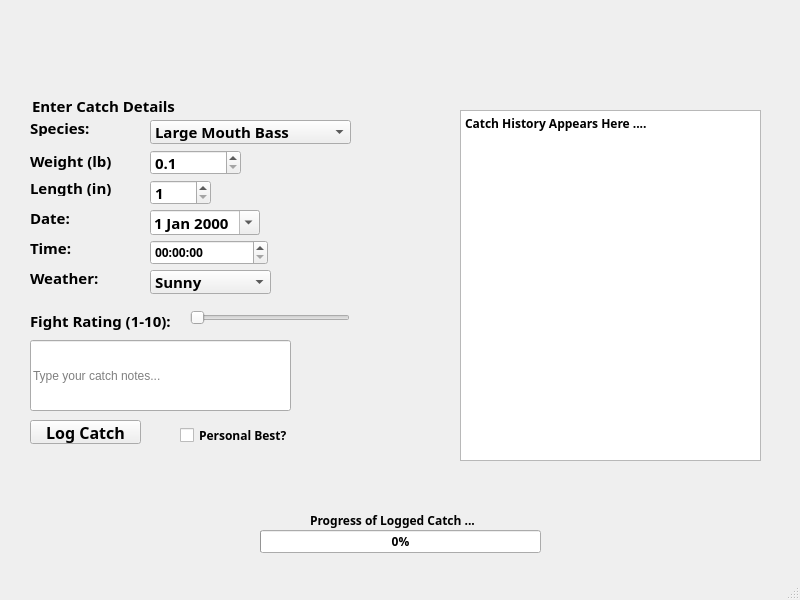
<?xml version="1.0" encoding="UTF-8"?>
<ui version="4.0">
 <class>MainWindow</class>
 <widget class="QMainWindow" name="MainWindow">
  <property name="geometry">
   <rect>
    <x>0</x>
    <y>0</y>
    <width>800</width>
    <height>600</height>
   </rect>
  </property>
  <property name="windowTitle">
   <string>Catch Keeper - Fishing Log</string>
  </property>
  <widget class="QWidget" name="centralwidget">
   <widget class="QLineEdit" name="lineEdit">
    <property name="geometry">
     <rect>
      <x>30</x>
      <y>340</y>
      <width>261</width>
      <height>71</height>
     </rect>
    </property>
    <property name="placeholderText">
     <string>Type your catch notes...</string>
    </property>
   </widget>
   <widget class="QPushButton" name="pushButton">
    <property name="geometry">
     <rect>
      <x>30</x>
      <y>420</y>
      <width>111</width>
      <height>24</height>
     </rect>
    </property>
    <property name="font">
     <font>
      <family>Arial Rounded MT</family>
      <pointsize>12</pointsize>
      <bold>true</bold>
     </font>
    </property>
    <property name="text">
     <string>Log Catch</string>
    </property>
   </widget>
   <widget class="QLabel" name="label">
    <property name="geometry">
     <rect>
      <x>30</x>
      <y>90</y>
      <width>231</width>
      <height>31</height>
     </rect>
    </property>
    <property name="font">
     <font>
      <family>Arial Rounded MT</family>
      <pointsize>11</pointsize>
      <bold>true</bold>
     </font>
    </property>
    <property name="text">
     <string>Enter Catch Details</string>
    </property>
    <property name="wordWrap">
     <bool>true</bool>
    </property>
    <property name="margin">
     <number>2</number>
    </property>
    <property name="indent">
     <number>2</number>
    </property>
   </widget>
   <widget class="QComboBox" name="comboSpecies">
    <property name="geometry">
     <rect>
      <x>150</x>
      <y>120</y>
      <width>201</width>
      <height>24</height>
     </rect>
    </property>
    <property name="font">
     <font>
      <family>Arial Rounded MT</family>
      <pointsize>11</pointsize>
      <bold>true</bold>
     </font>
    </property>
    <item>
     <property name="text">
      <string>Large Mouth Bass</string>
     </property>
    </item>
    <item>
     <property name="text">
      <string>Small Mouth Bass</string>
     </property>
    </item>
    <item>
     <property name="text">
      <string>White Bass</string>
     </property>
    </item>
    <item>
     <property name="text">
      <string>Bluegill</string>
     </property>
    </item>
    <item>
     <property name="text">
      <string>Sunfish</string>
     </property>
    </item>
    <item>
     <property name="text">
      <string>Yellow Perch</string>
     </property>
    </item>
    <item>
     <property name="text">
      <string>Walleye</string>
     </property>
    </item>
    <item>
     <property name="text">
      <string>Channel Catfish</string>
     </property>
    </item>
    <item>
     <property name="text">
      <string>Blue Catfish</string>
     </property>
    </item>
    <item>
     <property name="text">
      <string>Flathead Catfish</string>
     </property>
    </item>
    <item>
     <property name="text">
      <string>Northern Pike</string>
     </property>
    </item>
    <item>
     <property name="text">
      <string>Musky</string>
     </property>
    </item>
    <item>
     <property name="text">
      <string>Rainbow Trout</string>
     </property>
    </item>
    <item>
     <property name="text">
      <string>Steelhead</string>
     </property>
    </item>
   </widget>
   <widget class="QLabel" name="label_2">
    <property name="geometry">
     <rect>
      <x>30</x>
      <y>120</y>
      <width>71</width>
      <height>16</height>
     </rect>
    </property>
    <property name="font">
     <font>
      <family>Arial Rounded MT</family>
      <pointsize>11</pointsize>
      <bold>true</bold>
     </font>
    </property>
    <property name="text">
     <string>Species:</string>
    </property>
   </widget>
   <widget class="QLabel" name="label_3">
    <property name="geometry">
     <rect>
      <x>30</x>
      <y>150</y>
      <width>81</width>
      <height>21</height>
     </rect>
    </property>
    <property name="font">
     <font>
      <family>Arial Rounded MT</family>
      <pointsize>11</pointsize>
      <bold>true</bold>
     </font>
    </property>
    <property name="text">
     <string>Weight (lb):</string>
    </property>
   </widget>
   <widget class="QDoubleSpinBox" name="spinWeight">
    <property name="geometry">
     <rect>
      <x>150</x>
      <y>150</y>
      <width>91</width>
      <height>25</height>
     </rect>
    </property>
    <property name="font">
     <font>
      <family>Arial Rounded MT</family>
      <pointsize>11</pointsize>
      <bold>true</bold>
     </font>
    </property>
    <property name="decimals">
     <number>1</number>
    </property>
    <property name="minimum">
     <double>0.100000000000000</double>
    </property>
    <property name="maximum">
     <double>65.000000000000000</double>
    </property>
    <property name="singleStep">
     <double>0.100000000000000</double>
    </property>
   </widget>
   <widget class="QLabel" name="label_4">
    <property name="geometry">
     <rect>
      <x>30</x>
      <y>180</y>
      <width>81</width>
      <height>16</height>
     </rect>
    </property>
    <property name="font">
     <font>
      <family>Arial Rounded MT</family>
      <pointsize>11</pointsize>
      <bold>true</bold>
     </font>
    </property>
    <property name="text">
     <string>Length (in):</string>
    </property>
   </widget>
   <widget class="QSpinBox" name="spinLength">
    <property name="geometry">
     <rect>
      <x>150</x>
      <y>180</y>
      <width>61</width>
      <height>25</height>
     </rect>
    </property>
    <property name="font">
     <font>
      <family>Arial Rounded MT</family>
      <pointsize>11</pointsize>
      <bold>true</bold>
     </font>
    </property>
    <property name="minimum">
     <number>1</number>
    </property>
    <property name="maximum">
     <number>60</number>
    </property>
   </widget>
   <widget class="QLabel" name="label_5">
    <property name="geometry">
     <rect>
      <x>30</x>
      <y>210</y>
      <width>61</width>
      <height>16</height>
     </rect>
    </property>
    <property name="font">
     <font>
      <family>Arial Rounded MT</family>
      <pointsize>11</pointsize>
      <bold>true</bold>
     </font>
    </property>
    <property name="text">
     <string>Date:</string>
    </property>
   </widget>
   <widget class="QDateEdit" name="dateCatch">
    <property name="geometry">
     <rect>
      <x>150</x>
      <y>210</y>
      <width>110</width>
      <height>25</height>
     </rect>
    </property>
    <property name="font">
     <font>
      <family>Arial Rounded MT</family>
      <pointsize>11</pointsize>
      <bold>true</bold>
     </font>
    </property>
    <property name="calendarPopup">
     <bool>true</bool>
    </property>
    <property name="timeSpec">
     <enum>Qt::TimeSpec::LocalTime</enum>
    </property>
   </widget>
   <widget class="QTimeEdit" name="timeCatch">
    <property name="geometry">
     <rect>
      <x>150</x>
      <y>240</y>
      <width>118</width>
      <height>25</height>
     </rect>
    </property>
    <property name="font">
     <font>
      <family>Arial Rounded MT</family>
      <bold>true</bold>
     </font>
    </property>
   </widget>
   <widget class="QLabel" name="label_6">
    <property name="geometry">
     <rect>
      <x>30</x>
      <y>240</y>
      <width>49</width>
      <height>16</height>
     </rect>
    </property>
    <property name="font">
     <font>
      <family>Arial Rounded MT</family>
      <pointsize>11</pointsize>
      <bold>true</bold>
     </font>
    </property>
    <property name="text">
     <string>Time:</string>
    </property>
   </widget>
   <widget class="QLabel" name="label_7">
    <property name="geometry">
     <rect>
      <x>30</x>
      <y>310</y>
      <width>141</width>
      <height>21</height>
     </rect>
    </property>
    <property name="font">
     <font>
      <family>Arial Rounded MT</family>
      <pointsize>11</pointsize>
      <bold>true</bold>
     </font>
    </property>
    <property name="text">
     <string>Fight Rating (1-10):</string>
    </property>
   </widget>
   <widget class="QSlider" name="sliderFight">
    <property name="geometry">
     <rect>
      <x>190</x>
      <y>310</y>
      <width>160</width>
      <height>16</height>
     </rect>
    </property>
    <property name="font">
     <font>
      <family>Arial Rounded MT</family>
      <pointsize>11</pointsize>
      <bold>true</bold>
     </font>
    </property>
    <property name="minimum">
     <number>1</number>
    </property>
    <property name="maximum">
     <number>10</number>
    </property>
    <property name="value">
     <number>1</number>
    </property>
    <property name="sliderPosition">
     <number>1</number>
    </property>
    <property name="orientation">
     <enum>Qt::Orientation::Horizontal</enum>
    </property>
   </widget>
   <widget class="QCheckBox" name="checkPB">
    <property name="geometry">
     <rect>
      <x>180</x>
      <y>420</y>
      <width>161</width>
      <height>31</height>
     </rect>
    </property>
    <property name="font">
     <font>
      <family>Arial Rounded MT</family>
      <bold>true</bold>
     </font>
    </property>
    <property name="text">
     <string>Personal Best?</string>
    </property>
   </widget>
   <widget class="QProgressBar" name="progressCast">
    <property name="geometry">
     <rect>
      <x>260</x>
      <y>530</y>
      <width>281</width>
      <height>23</height>
     </rect>
    </property>
    <property name="font">
     <font>
      <family>Arial Rounded MT</family>
      <bold>true</bold>
     </font>
    </property>
    <property name="value">
     <number>0</number>
    </property>
   </widget>
   <widget class="QTextEdit" name="textHistory">
    <property name="geometry">
     <rect>
      <x>460</x>
      <y>110</y>
      <width>301</width>
      <height>351</height>
     </rect>
    </property>
    <property name="font">
     <font>
      <family>Arial Rounded MT</family>
      <bold>true</bold>
     </font>
    </property>
    <property name="html">
     <string>&lt;!DOCTYPE HTML PUBLIC &quot;-//W3C//DTD HTML 4.0//EN&quot; &quot;http://www.w3.org/TR/REC-html40/strict.dtd&quot;&gt;
&lt;html&gt;&lt;head&gt;&lt;meta name=&quot;qrichtext&quot; content=&quot;1&quot; /&gt;&lt;meta charset=&quot;utf-8&quot; /&gt;&lt;style type=&quot;text/css&quot;&gt;
p, li { white-space: pre-wrap; }
hr { height: 1px; border-width: 0; }
li.unchecked::marker { content: &quot;\2610&quot;; }
li.checked::marker { content: &quot;\2612&quot;; }
&lt;/style&gt;&lt;/head&gt;&lt;body style=&quot; font-family:'Arial Rounded MT'; font-size:9pt; font-weight:700; font-style:normal;&quot;&gt;
&lt;p style=&quot; margin-top:0px; margin-bottom:0px; margin-left:0px; margin-right:0px; -qt-block-indent:0; text-indent:0px;&quot;&gt;Catch History Appears Here ....&lt;/p&gt;&lt;/body&gt;&lt;/html&gt;</string>
    </property>
   </widget>
   <widget class="QLabel" name="label_8">
    <property name="geometry">
     <rect>
      <x>30</x>
      <y>270</y>
      <width>71</width>
      <height>16</height>
     </rect>
    </property>
    <property name="font">
     <font>
      <family>Arial Rounded MT</family>
      <pointsize>11</pointsize>
      <bold>true</bold>
     </font>
    </property>
    <property name="text">
     <string>Weather:</string>
    </property>
   </widget>
   <widget class="QComboBox" name="comboWeather">
    <property name="geometry">
     <rect>
      <x>150</x>
      <y>270</y>
      <width>121</width>
      <height>24</height>
     </rect>
    </property>
    <property name="font">
     <font>
      <family>Arial Rounded MT</family>
      <pointsize>11</pointsize>
      <bold>true</bold>
     </font>
    </property>
    <item>
     <property name="text">
      <string>Sunny</string>
     </property>
    </item>
    <item>
     <property name="text">
      <string>Partly Cloudy</string>
     </property>
    </item>
    <item>
     <property name="text">
      <string>Light Rain</string>
     </property>
    </item>
    <item>
     <property name="text">
      <string>Overcast</string>
     </property>
    </item>
    <item>
     <property name="text">
      <string>Stormy Conditions</string>
     </property>
    </item>
    <item>
     <property name="text">
      <string>Foggy</string>
     </property>
    </item>
   </widget>
   <widget class="QLabel" name="label_9">
    <property name="geometry">
     <rect>
      <x>310</x>
      <y>510</y>
      <width>181</width>
      <height>20</height>
     </rect>
    </property>
    <property name="font">
     <font>
      <family>Arial Rounded MT</family>
      <bold>true</bold>
     </font>
    </property>
    <property name="text">
     <string>Progress of Logged Catch ...</string>
    </property>
   </widget>
   <widget class="QLabel" name="label_10">
    <property name="geometry">
     <rect>
      <x>30</x>
      <y>0</y>
      <width>721</width>
      <height>90</height>
     </rect>
    </property>
    <property name="sizePolicy">
     <sizepolicy hsizetype="Expanding" vsizetype="Fixed">
      <horstretch>0</horstretch>
      <verstretch>0</verstretch>
     </sizepolicy>
    </property>
    <property name="minimumSize">
     <size>
      <width>0</width>
      <height>90</height>
     </size>
    </property>
    <property name="text">
     <string/>
    </property>
    <property name="pixmap">
     <pixmap resource="resources.qrc">:/images/catchkeeperbar.png</pixmap>
    </property>
    <property name="scaledContents">
     <bool>true</bool>
    </property>
    <property name="alignment">
     <set>Qt::AlignmentFlag::AlignCenter</set>
    </property>
   </widget>
  </widget>
  <widget class="QMenuBar" name="menubar">
   <property name="geometry">
    <rect>
     <x>0</x>
     <y>0</y>
     <width>800</width>
     <height>21</height>
    </rect>
   </property>
  </widget>
  <widget class="QStatusBar" name="statusbar"/>
 </widget>
 <resources>
  <include location="resources.qrc"/>
 </resources>
 <connections/>
</ui>
